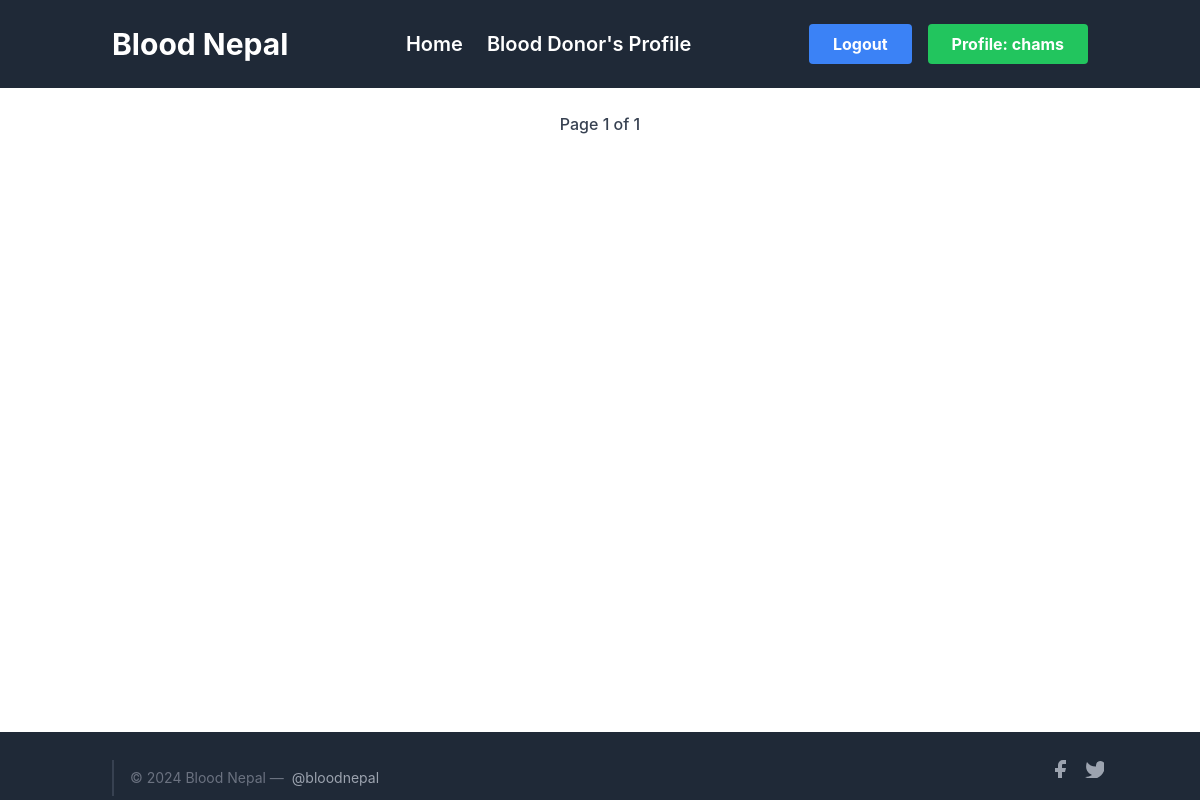
Page /request-sent (signed in) on the earlier database version.
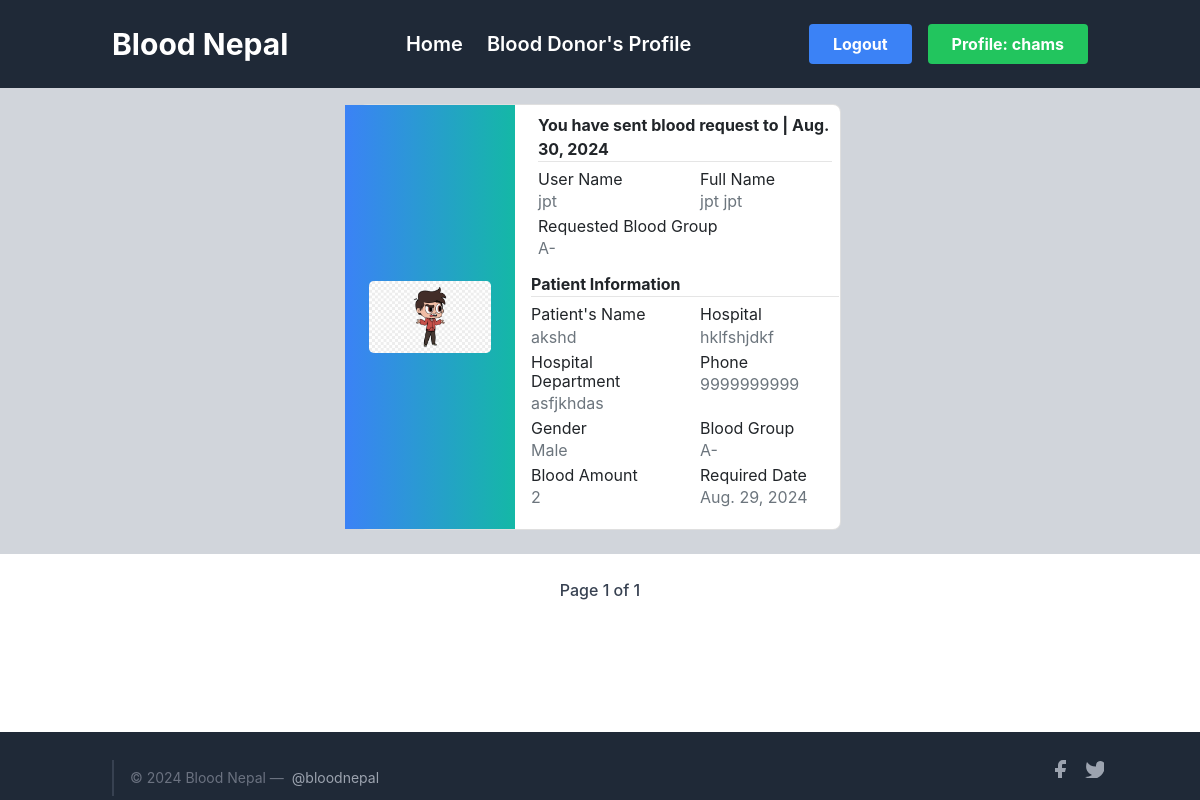
Same page on the later database version.
### profile_/models.py (models this page shows, shortened)
class Patient(models.Model):
    user = models.ForeignKey(User, on_delete = models.CASCADE,null= True)
    blood_request_sent_by = models.ForeignKey(SignUp,related_name='sent_by', on_delete=models.SET_NULL, null=True, blank=True)
    blood_request_sent_to = models.ForeignKey(SignUp,related_name='sent_to', on_delete=models.SET_NULL, null=True, blank=False)
    message = models.TextField(max_length = 50, null=True)
    patients_name = models.CharField(max_length = 20)
    hospital = models.CharField(max_length = 20, null=True)
    patients_department = models.CharField(max_length = 120)
    patients_gender = models.CharField(max_length=6, choices= GenderChoices, null=True, default='Male')
    patients_phone = models.CharField(max_length=10, null=True,blank=True)
    patients_blood_group = models.CharField(choices=Blood_Group_Choices,max_length=3,null= True)
    blood_pint = models.IntegerField(null=True)
    required_date = models.DateField(null=True)
    created_at = models.DateTimeField(auto_now_add=True, null= True)
    requisition_form = models.ImageField(upload_to = 'patientsForm/')

class SignUp(models.Model):
    user = models.OneToOneField(User, on_delete = models.CASCADE , unique=True)
    full_name = models.CharField(max_length = 120, null=False, blank=False )
    email = models.EmailField( null=False, blank=False)
    phone = models.CharField(max_length=10,null=True)
    gender = models.CharField(max_length=6, choices= GenderChoices , default='Male')
    profile_photo = models.ImageField(upload_to = 'images/')
    location = models.CharField(max_length=40)
    blood_group = models.CharField(choices=Blood_Group_Choices,max_length=3)
    weight = models.IntegerField( null=True, blank=False)
    ready_to_donate = models.CharField(choices=R_CHOICES ,null=True, max_length=4)
    last_donation = models.DateField(null=True)

### profile_/views.py (the view)
# urls.py: path("request-sent", Sent.as_view(), name="request-sent"),
class Sent(ListView):
    context_object_name = 'patients'
    template_name = "profile/sent.html"
    paginate_by = 2
    def get_queryset(self):
        user = self.request.user
        try:
            sign_up = SignUp.objects.get(user=user)
            return Patient.objects.filter(blood_request_sent_by=sign_up)
        except SignUp.DoesNotExist:
            messages.success(self.request, 'You have not requested for blood yet.')
    def get_context_data(self):
        context = super().get_context_data()
        context['username'] = self.request.user.username
        context['current_date'] = timezone.now().date()
        return context

### profile_/templates/profile/sent.html (shortened to what this page needs)
{% extends 'profile/base.html' %}
{% block hero %}
{% for patient in patients %}
<section class="vh-40 bg-gray-300">
  <div class="container py-3 h-15">
    <div class="row d-flex justify-content-center align-items-center h-100">
      <div class="col col-lg-6 mb-2 mb-lg-0">
        <div class="card mb-2" style="border-radius: .5rem;">
          <div class="row g-0">
            <div class="w-1/3 bg-gradient-to-r from-blue-500 to-teal-500 flex items-center justify-center p-4">
              <a href="{{patient.requisition_form.url}}">
                <img src="{{patient.requisition_form.url}}" alt="Profile Photo" class="w-72 h-auto rounded-lg">
              </a>
            </div>
            <div class="col-md-8">
              <div class="card-body p-2">
                <strong>You have sent blood request to | {{current_date}}</strong>
                <hr class="mt-0 mb-1">
                <div class="row pt-1">
                  <div class="col-6 mb-1">
                    <h6>User Name</h6>
                    <p class="text-muted">{{ patient.blood_request_sent_to.user }}</p>
                  </div>
                  <div class="col-6 mb-1">
                    <h6>Full Name</h6>
                    <p class="text-muted">{{ patient.blood_request_sent_to.full_name }}</p>
                  </div>
                  <div class="col-8 mb-1">
                    <h6>Requested Blood Group</h6>
                    <p class="text-muted">{{ patient.blood_request_sent_to.blood_group }}</p>
                  </div>
                  <div class="card-body p-2">
                    <strong>Patient Information</strong>
                <hr class="mt-0 mb-1">
                <div class="row pt-1">
                  <div class="col-6 mb-1">
                    <h6>Patient's Name</h6>
                    <p class="text-muted">{{ patient.patients_name }}</p>
                  </div>
                  <div class="col-6 mb-1">
                    <h6>Hospital</h6>
                    <p class="text-muted">{{ patient.hospital }}</p>
                  </div>
                  <div class="col-6 mb-1">
                    <h6>Hospital Department</h6>
                    <p class="text-muted">{{ patient.patients_department }}</p>
                  </div>
                  <div class="col-6 mb-1">
                    <h6>Phone</h6>
                    <p class="text-muted">{{ patient.patients_phone }}</p>
                  </div>
                  <div class="col-6 mb-1">
                    <h6>Gender</h6>
                    <p class="text-muted">{{ patient.patients_gender}}</p>
                  </div>
                  <div class="col-6 mb-1">
                    <h6>Blood Group</h6>
                    <p class="text-muted">{{ patient.patients_blood_group }}</p>
                  </div>
                  <div class="col-6 mb-1">
                    <h6>Blood Amount</h6>
                    <p class="text-muted">{{ patient.blood_pint }}</p>
                  </div>
                  <div class="col-6 mb-1">
                    <h6>Required Date</h6>
                    <p class="text-muted">{{ patient.required_date }}</p>
                  </div>
                </div>
              </div>
            </div>
          </div>
        </div>
      </div>
    </div>
</div>
</section>
{% endfor %}
{% include "profile/pagination.html" %}
{% endblock %}

Differences in the rows shown:
added Patient: requisition_form (picture), current_date "Aug. 30, 2024", blood_request_sent_to.user "jpt", blood_request_sent_to.full_name "jpt jpt", blood_request_sent_to.blood_group "A-", patients_name "akshd", hospital "hklfshjdkf", patients_department "asfjkhdas", patients_phone "9999999999", patients_gender "Male", patients_blood_group "A-", blood_pint "2", required_date "Aug. 29, 2024"
